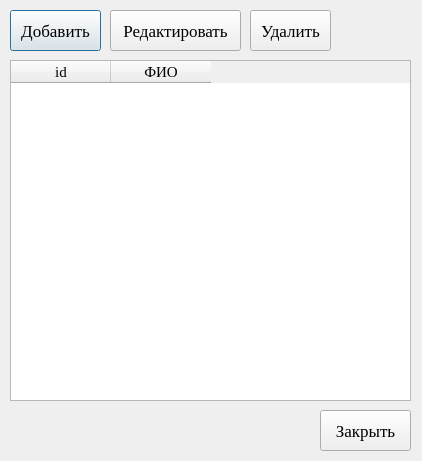
<?xml version="1.0" encoding="UTF-8"?>
<ui version="4.0">
 <class>Dialog</class>
 <widget class="QDialog" name="Dialog">
  <property name="geometry">
   <rect>
    <x>0</x>
    <y>0</y>
    <width>422</width>
    <height>461</height>
   </rect>
  </property>
  <property name="sizePolicy">
   <sizepolicy hsizetype="Expanding" vsizetype="Expanding">
    <horstretch>0</horstretch>
    <verstretch>0</verstretch>
   </sizepolicy>
  </property>
  <property name="minimumSize">
   <size>
    <width>422</width>
    <height>461</height>
   </size>
  </property>
  <property name="maximumSize">
   <size>
    <width>422</width>
    <height>461</height>
   </size>
  </property>
  <property name="font">
   <font>
    <family>Times New Roman</family>
    <pointsize>13</pointsize>
   </font>
  </property>
  <property name="windowTitle">
   <string>Dialog</string>
  </property>
  <widget class="QPushButton" name="pushButton">
   <property name="geometry">
    <rect>
     <x>10</x>
     <y>10</y>
     <width>91</width>
     <height>41</height>
    </rect>
   </property>
   <property name="text">
    <string>Добавить</string>
   </property>
  </widget>
  <widget class="QPushButton" name="pushButton_2">
   <property name="geometry">
    <rect>
     <x>110</x>
     <y>10</y>
     <width>131</width>
     <height>41</height>
    </rect>
   </property>
   <property name="text">
    <string>Редактировать</string>
   </property>
  </widget>
  <widget class="QPushButton" name="pushButton_3">
   <property name="geometry">
    <rect>
     <x>250</x>
     <y>10</y>
     <width>81</width>
     <height>41</height>
    </rect>
   </property>
   <property name="text">
    <string>Удалить</string>
   </property>
  </widget>
  <widget class="QTableWidget" name="tableWidget">
   <property name="geometry">
    <rect>
     <x>10</x>
     <y>60</y>
     <width>401</width>
     <height>341</height>
    </rect>
   </property>
   <column>
    <property name="text">
     <string>id</string>
    </property>
    <property name="font">
     <font>
      <family>Times New Roman</family>
      <pointsize>11</pointsize>
     </font>
    </property>
   </column>
   <column>
    <property name="text">
     <string>ФИО</string>
    </property>
    <property name="font">
     <font>
      <family>Times New Roman</family>
      <pointsize>11</pointsize>
     </font>
    </property>
   </column>
  </widget>
  <widget class="QPushButton" name="pushButton_4">
   <property name="geometry">
    <rect>
     <x>320</x>
     <y>410</y>
     <width>91</width>
     <height>41</height>
    </rect>
   </property>
   <property name="text">
    <string>Закрыть</string>
   </property>
  </widget>
 </widget>
 <resources/>
 <connections/>
</ui>
